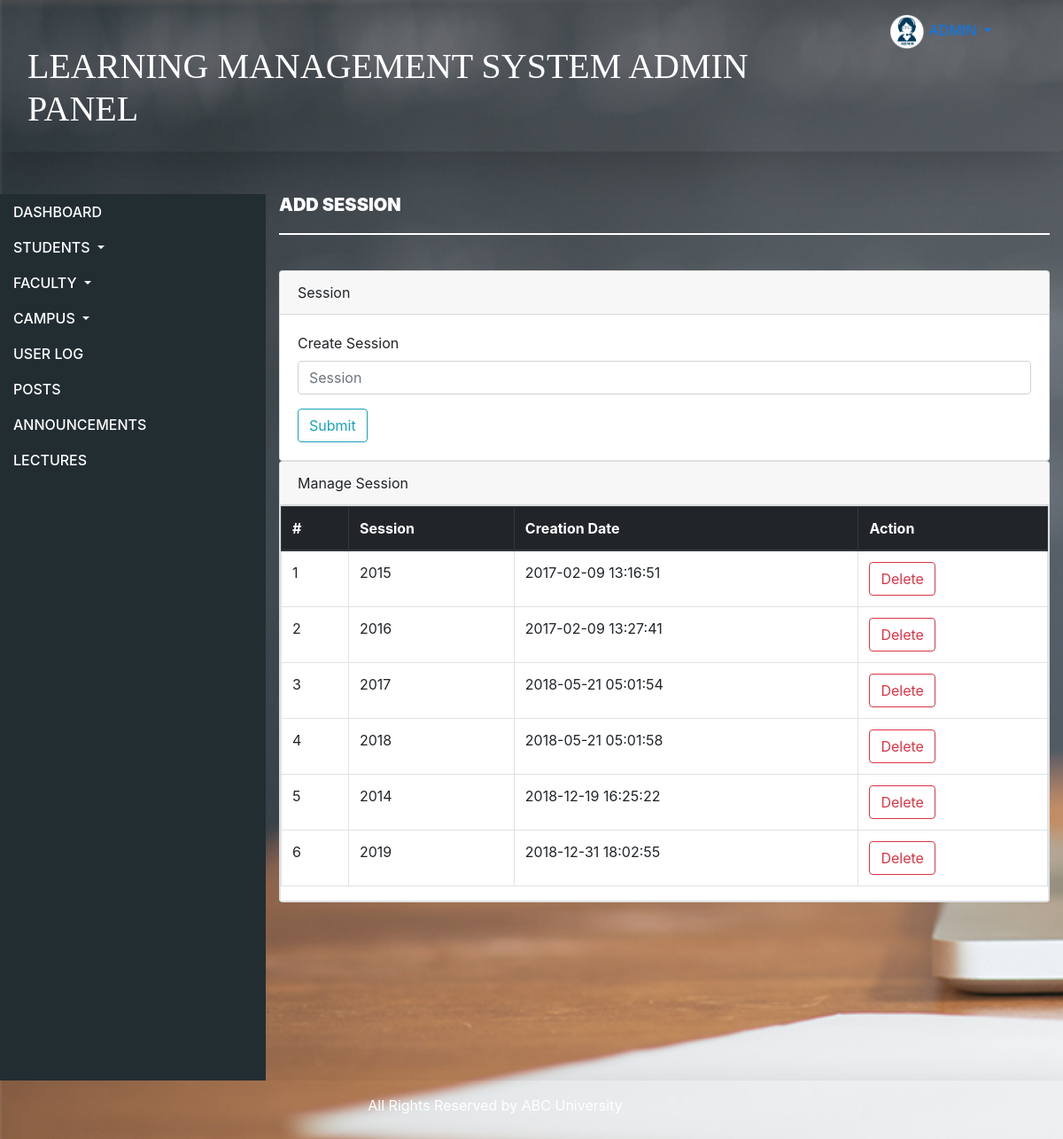
Page /admin/session.php (signed in) on the committed database.
### tables this page shows
CREATE TABLE `session` (
  `id` int(11) NOT NULL,
  `session` varchar(255) NOT NULL,
  `creationDate` timestamp NOT NULL DEFAULT CURRENT_TIMESTAMP
);

### admin/session.php (the view, shortened to what this page needs)
<?php
include('includes/config.php');
if(strlen($_SESSION['alogin'])==0)
    {
header('location:index.php');
}
else{
?>
<!DOCTYPE html>
<html >
<head>
   <link rel="stylesheet" href="https://stackpath.bootstrapcdn.com/bootstrap/4.1.3/css/bootstrap.min.css">
       <link rel="stylesheet" href="css/bootstrap.min.css" >
       <link rel="stylesheet" href="css/bootstrap.css" >
  <link rel="stylesheet" type="text/css" href="css/style1.css">
</head>
<body class="b_pic">
        <div class="container-fluid">
          <?php include('includes/header.php');?>
                <div class="row" >
                    <?php include('includes/sidebar.php');?>
                    <div class="col-lg-9">
                            <h1  >Add session  </h1>
                        <div class="card">
                        <div class="card-header">
                           Session
                        </div>
                        <div class="card-body">
                       <form name="session" method="post">
   <div class="form-group">
    <label for="session">Create Session </label>
    <input type="text" class="form-control" id="sesssion" name="sesssion" placeholder="Session" />
  </div>
 <button type="submit" name="submit" class="btn btn-outline-info">Submit</button>
</form>
                            </div>
                            </div>
                             <div class="card" >
                        <div class="card-header">
                            Manage Session
                        </div>
                           <div class="card-bodyr">
                            <div class="table-responsive table-bordered">
                                <table class="table">
                                    <thead class="thead-dark">
                                        <tr>
                                            <th>#</th>
                                            <th>Session</th>
                                            <th>Creation Date</th>
                                            <th>Action</th>
                                        </tr>
                                    </thead>
                                    <tbody>
<?php
$sql=mysqli_query($con,"select * from session");
$cnt=1;
while($row=mysqli_fetch_array($sql))
{
?>
                                        <tr>
                                            <td><?php echo $cnt;?></td>
                                            <td><?php echo htmlentities($row['session']);?></td>
                                            <td><?php echo htmlentities($row['creationDate']);?></td>
                                            <td>
  <a href="session.php?id=<?php echo $row['id']?>&del=delete" onClick="return confirm('Are you sure you want to delete?')">
                                            <button class="btn btn-outline-danger">Delete</button>
</a>
                                            </td>
                                        </tr>
<?php
$cnt++;
} ?>
                                    </tbody>
                                </table>
                            </div>
                        </div>
                    </div>
                </div>
                    </div>
                </div>
<?php include('includes/footer.php');?>
</body>
</html>
<?php } ?>

### admin/includes/header.php (shortened to what this page needs)
<div class="row shadow-lg p-3 mb-5 rounded">
<div class="col-lg-10">
		<h2 style="font-size:40px; margin-top:35px; color: #fff!important; font-family: Impact !important "  > LEARNING MANAGEMENT SYSTEM ADMIN PANEL </h2>
	</div>
   <div class="col-lg-2">
<li class="dropdown " style="list-style: none;">
           <a href="#" class="nav-item dropdown-toggle" data-toggle="dropdown" aria-expanded="false">
             <img src="images/admin.png" width="40" height="40"class="user-image" alt="User Image">
             <span class="hidden-xs">ADMIN</span>
           </a>
         </li>
		</div>
</div>

### admin/includes/sidebar.php (shortened to what this page needs)
<div class="col-lg-3 sidecolor">
                   <ul class="sidebar navbar-nav">
        <li class="nav-item active">
          <a class="nav-link" href="admin-home.php">
          DASHBOARD </a>
        </li>
        <li class="nav-item dropdown">
          <a href="#STUSubmenu" data-toggle="collapse" aria-expanded="false" class="nav-link dropdown-toggle">
            STUDENTS
          </a>
            </li>
            <li class="nav-item dropdown">
          <a href="#FACSubmenu" data-toggle="collapse" aria-expanded="false" class="nav-link dropdown-toggle">
           FACULTY
          </a>
           </li>
           <li class="nav-item dropdown">
          <a href="#CAMSubmenu" data-toggle="collapse" aria-expanded="false" class="nav-link dropdown-toggle">
            <span>CAMPUS</span>
          </a>
            </li>
        <li class="nav-item">
        <a class="nav-link" href="user-log.php">
           USER LOG</a>
        </li>
        <li class="nav-item">
        <a class="nav-link" href="create_post.php">
           POSTS</a>
        </li>
        <li class="nav-item">
            <a class="nav-link" href="announcements.php">ANNOUNCEMENTS</a>
            </li>
            <li class="nav-item">
            <a class="nav-link" href="lecture.php">LECTURES</a>
      </li>
      </ul>
                  </div>

### admin/includes/footer.php
 <div class="row shadow-lg p-3 mb-5 rounded">
 <div class="col-lg-4">
</div>
 <div class="col-lg-4">
     <p style="color:#fff;"><a>All Rights Reserved by ABC University</a></p>
</div>
<div class="col-lg-4">
</div>
                            </div>

### admin/css/style1.css (style rules this page uses)
.b_pic { background: url("background_pic.png") no-repeat; background-size: cover; }
h1 { font-weight: 900; padding-bottom: 20px; border-bottom: 2px solid #fff; text-transform: uppercase; color: #fff; font-size: 20px; margin-bottom: 40px; }
.sidecolor { background-color: #222d32; height: 1000px; }
.sidebar { border-color:#16515B; background-color: #222d32; }
.sidebar .nav-link { font-weight: 500; color: #fff; }

### rows in the picture
session: session "2015", creationDate "2017-02-09 13:16:51"
session: session "2016", creationDate "2017-02-09 13:27:41"
session: session "2017", creationDate "2018-05-21 05:01:54"
session: session "2018", creationDate "2018-05-21 05:01:58"
session: session "2014", creationDate "2018-12-19 16:25:22"
session: session "2019", creationDate "2018-12-31 18:02:55"
